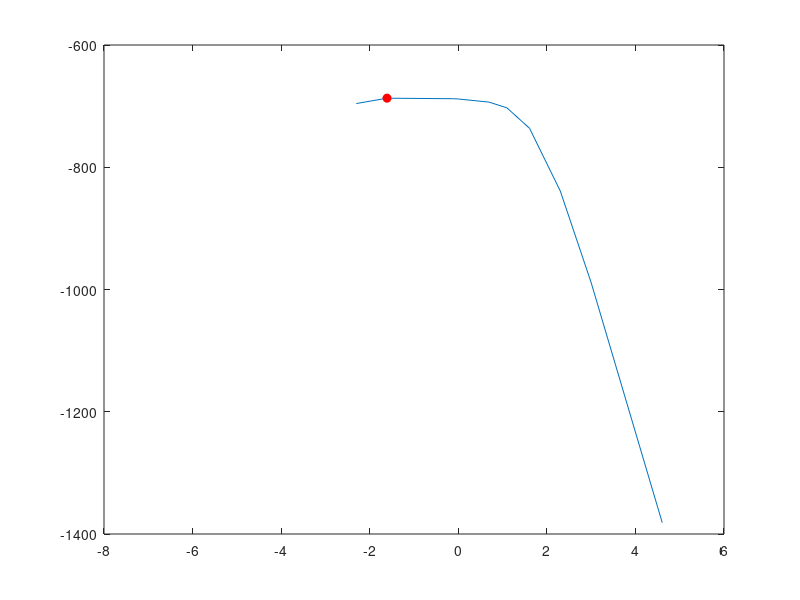

MATLAB code for this plot: (Note: this script raises an error after producing the figure.)
clc;
clear;
close all;
rng(42); % Seed for reproducible results

% Part (a)
N = 1000;
X = normrnd(0, 4, [N 1]); % Note: it's mu, sigma and not mu, sigma^2
% Train-Test split
n = 750;
m = N - n;
T = X(1:n); % Test set
V = X(n+1:end); % Validation set

% Part (c): Subpart I
sigmas = [0.001 0.1 0.2 0.9 1 2 3 5 10 20 100];
ll = zeros(1, length(sigmas));
for s = 1:length(sigmas)
    sum_1 = 0;
    for j = 1:m
        numerator   = -((T - V(j)).^2);
        denominator = 2*(sigmas(s)^2);
        term_1 = exp(numerator ./ denominator);
        sum_1 = sum_1 + log(sum(term_1));
    end
    ll(s) = sum_1 - m*log(n*sigmas(s)*sqrt(2*pi));
end

% Compute the maximum:
ll_max = max(ll);
sigma_best_1 = sigmas(ll == ll_max);

% Printing
fprintf("Best sigma that maximizes the LL:  %.4f\n", sigma_best_1);

% Plotting
figure;
plot(log(sigmas), ll);
hold on;
point = plot(log(sigma_best_1), ll_max, "ro");
set(point, 'MarkerFaceColor', get(point,'Color')); % fills the dot
xline(log(sigma_best_1), "--");
yline(ll_max, "--");
xlabel("log(\sigma)");
ylabel("log-likelihood");
ylim([min(ll)-100 max(ll)+100]);
title("log-likelihood vs log(\sigma)");
hold off;

% Part (c): Subpart II
x = -8:0.1:8;
estimates = zeros(1, length(x));
for i = 1:length(x)
    numerator   = -((T-x(i)).^2);
    denominator = 2*(sigma_best_1^2);
    estimates(i) = (1/(n*sigma_best_1*sqrt(2*pi)))*sum(exp(numerator ./ denominator));
end
actual = normpdf(x, 0, 4);

% Plotting
figure;
plot(x, estimates);
hold on;
plot(x, actual, "r");
xlabel("$x$", "Interpreter", "Latex");
ylabel("$\hat{p_n}(x; \sigma)$", "Interpreter", "Latex");
ylim([min(min(actual), min(estimates))-0.02 max(max(actual), max(estimates))+0.02]);
title("$\hat{p_n}(x; \sigma)$ vs x", "Interpreter", "Latex");
lgd = legend(sprintf("Estimate for sigma = %.4f", sigma_best_1), "True PDF");
lgd.FontSize = 9;
hold off;

% Part (d): Subpart I
p_x = normpdf(V, 0, 4);
D = zeros(1, length(sigmas));
for s = 1:length(sigmas)
    sum_1 = 0;
    for j = 1:m
        numerator   = -((T - V(j)).^2);
        denominator = 2*(sigmas(s)^2);
        d = (1/(n*sigmas(s)*sqrt(2*pi)))*sum(exp(numerator ./ denominator));
        sum_1 = sum_1 + (p_x(j) - d).^2;
    end
    D(s) = sum_1;
end

min_D = min(D);
sigma_best_2 = sigmas(D == min_D);
fprintf("Best sigma that minimizes D:  %.4f\n", sigma_best_2);
fprintf("The value of D at this sigma(= %.4f) is:  %.4f\n", sigma_best_2, min_D);
fprintf("D value for the sigma parameter that yielded the best LL:  %.4f\n", D(sigmas == sigma_best_1));

figure;
plot(log(sigmas), D);
hold on;
point = plot(log(sigma_best_2), min_D, "ro");
set(point, 'MarkerFaceColor', get(point,'Color')); % fills the dot
xline(log(sigma_best_2), "--");
yline(min_D, "--");
ylim([min(D)-1, max(D)+1]);
xlabel("$\log(\sigma)$", "Interpreter", "Latex");
ylabel("D", "Interpreter", "Latex");
title("D vs $log(\sigma)$", "Interpreter", "Latex");
hold off;

% Part (d): Subpart II
x = -8:0.1:8;
estimates_2 = zeros(1, length(x));
for i = 1:length(x)
    numerator   = -((T-x(i)).^2);
    denominator = 2*(sigma_best_2^2);
    estimates_2(i) = (1/(n*sigma_best_2*sqrt(2*pi)))*sum(exp(numerator ./ denominator));
end

% Plotting
figure;
plot(x, estimates_2);
hold on;
plot(x, actual, "r");
xlabel("$x$", "Interpreter", "Latex");
ylabel("$\hat{p_n}(x; \sigma)$", "Interpreter", "Latex");
ylim([min(min(actual), min(estimates_2))-0.02 max(max(actual), max(estimates_2))+0.02]);
title("$\hat{p_n}(x; \sigma)$ vs x", "Interpreter", "Latex");
lgd = legend(sprintf("Estimate for sigma = %.4f", sigma_best_2), "True PDF");
lgd.FontSize = 9;
hold off;